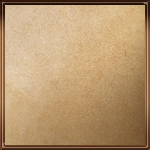
#> input picture tools/image-workshop/mob template.png, 150 x 150 px; its folder holds only this picture in this run
$ python -i add_character.py   (imports and definitions only)
#> lines starting #> are read from the running program, lines starting #| are printed output that depends on the picture
#> further down, picture is the input picture: PIL image 150x150 RGB; mean R, G, B 183, 150.7, 111.2
#> in to_sepia, `a = img.split()[3]`: a: PIL image 150x150 L; every value is 255
# -*- coding: utf-8 -*-
"""
잭오나인테일즈(Jack O Nine Tails) 캐릭터 일러스트 추가 도구
=====================================================
무작위 노예 풀에 캐릭터 한 명을 통째로 추가한다.

한 번 "추가하기"를 누르면 아래를 전부 자동으로 처리한다.
  1) 전신 이미지  -> content/pic/girls/full/<번호>_<머리색>_<길이>_<나이>.png
  2) 얼굴(원본)   -> content/pic/girls/face/<같은이름>.png
  3) 얼굴 흑백     -> ..._gray.png   (자동 생성)
  4) 얼굴 세피아   -> ..._sepia.png  (자동 생성)
  5) 등록 데이터   -> json/slaves/<ID>.json
  6) 생성 범위     -> json/slave_index.json 의 <나이>_last 값 +1

Python 3 + Pillow(PIL) 필요. tkinter 는 파이썬 기본 포함.
이 파일은 game/picture_modding/ 안에 두고 실행하면 게임 경로를 자동으로 찾는다.
"""

import os
import re
import json
import shutil
import traceback
import io
import tempfile

from PIL import Image, ImageOps

# ---------------------------------------------------------------------------
# 상수 / 게임 규칙
# ---------------------------------------------------------------------------

HAIR_COLORS = ["black", "blond", "blue", "brown", "green", "pink", "purple", "red", "white"]
HAIR_LENGTHS = ["long", "short"]

# 나이 분류 -> (파일명 접미사, seed_age 코드, ID 밴드 시작번호, slave_index 키)
AGE_INFO = {
    "loli":  {"suffix": "loli",  "seed_age": 1, "band_first": 1,    "index_key": "loli_last"},
    "young": {"suffix": "young", "seed_age": 0, "band_first": 1001, "index_key": "young_last"},
    "milf":  {"suffix": "milf",  "seed_age": 2, "band_first": 2001, "index_key": "milf_last"},
}

# 조수(assistant) 대체 외형 슬롯: (json 필드, 라벨, girls/full 아래 하위폴더)
# 게임에서 조수 스탯 화면의 '외형' 버튼(알몸/하녀/도미나/비서)으로 전환된다.
OUTFITS = [
    ("fullmade", "하녀", "cloth"),
    ("fullmistress", "도미나", "mistress"),
    ("fullsecretary", "비서", "secretary"),
]

BOOBS_SIZES = ["0", "1", "2", "3", "4", "5"]
BOOBS_IMGS = ["boobs_A", "boobs_B", "boobs_BB", "boobs_C", "boobs_CC", "boobs_D",
              "boobs_DD", "boobs_E", "boobs_EE", "boobs_F", "boobs_FF", "boobs_G", "boobs_H"]
PUSSY_IMGS = ["pussy_l1", "pussy_l2", "pussy_l3", "pussy_m1", "pussy_m2", "pussy_m3",
              "pussy_g1", "pussy_g2", "pussy_g3"]

# 기존 이미지 표준 규격
FULL_SIZE = (795, 596)
FACE_SIZE = (151, 150)


# ---------------------------------------------------------------------------
# 경로 처리
# ---------------------------------------------------------------------------

# [11 lines left out: function find_game_root, not called in this run]


def _looks_like_game_root(path):
    return (os.path.isdir(os.path.join(path, "content", "pic", "girls", "full"))
            and os.path.isdir(os.path.join(path, "json", "slaves")))


class GamePaths:
    # [13 lines left out: function __init__, not called in this run]

    def outfit_dir(self, sub):
        return self.outfit_dirs[sub]


# ---------------------------------------------------------------------------
# 이미지 변환 (흑백 / 세피아) - 알파(투명) 보존
# ---------------------------------------------------------------------------

# 게임 고유의 흑백 공식. game/content/pic/girls/face 의 원본/gray 쌍을 역산한 결과이며
# 표준 luminosity(0.299/0.587/0.114) 가 아니라 아래 가중치를 쓴다 (평균오차 0.58).
# convert("L", 4-튜플)  ->  L = 0.4116*R + 0.1996*G + 0.3890*B - 0.78
GRAY_MATRIX = (0.4116, 0.1996, 0.3890, -0.78)


def _clamp8(v):
    return 0 if v < 0 else (255 if v > 255 else int(round(v)))


def _game_gray_L(img_rgba):
    """RGBA -> 게임 흑백 'L' 밴드."""
    r, g, b, _ = img_rgba.split()
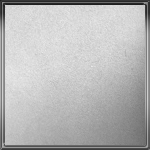
#> r: PIL image 150x150 L; min 31, max 234, mean 183
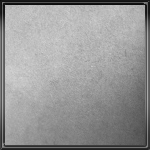
#> g: PIL image 150x150 L; min 13, max 212, mean 150.7
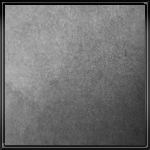
#> b: PIL image 150x150 L; min 4, max 182, mean 111.2
    return Image.merge("RGB", (r, g, b)).convert("L", GRAY_MATRIX)


# [6 lines left out: function to_grayscale, not called in this run]


# 게임 세피아 톤. 위 흑백값 gray 에 대해 (원본 gray/sepia 13.5만 픽셀 최소자승):
#   sepia_R = 1.0071*gray + 11.66   sepia_G = 0.9986*gray - 0.72   sepia_B = 0.9806*gray - 29.34
def to_sepia(img):
    """밝기 -> 세피아 톤. 알파 유지. 게임 기존 세피아와 동일한 곡선."""
    img = img.convert("RGBA")
    a = img.split()[3]
    gray = _game_gray_L(img)
    rr = gray.point(lambda v: _clamp8(1.0071 * v + 11.66))
    gg = gray.point(lambda v: _clamp8(0.9986 * v - 0.72))
    bb = gray.point(lambda v: _clamp8(0.9806 * v - 29.34))
    return Image.merge("RGBA", (rr, gg, bb, a))
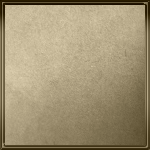
#> returned value: PIL image 150x150 RGBA; mean R, G, B, A 160.7, 146.9, 115.9, 255


# [5 lines left out: function load_and_maybe_resize, not called in this run]


# ---------------------------------------------------------------------------
# 누끼(배경 제거) - rembg 가 설치돼 있으면 사용. 애니 전용 모델 isnet-anime.
# ---------------------------------------------------------------------------

_rembg_session = None
_rembg_failed = False


# [37 lines left out: functions rembg_available, remove_bg, compose_full, not called in this run]


# ---------------------------------------------------------------------------
# ID 계산
# ---------------------------------------------------------------------------

def read_index(paths):
    with open(paths.index_file, "r", encoding="utf-8-sig") as f:
        return json.load(f)


# [14 lines left out: function registry_next_id, not called in this run]


UNIQUE_ID_FIRST = 2626   # 고유 캐릭터 자동 번호 시작 (랜덤 풀 밖, 기존 고유 캐릭터 2571~2625 이후)
UNIQUE_ID_LAST = 3000


def clean_unique_slug(text):
    """JSON 파일명에 붙일 영문 이름. 영문·숫자·밑줄·하이픈만 남긴다."""
    return re.sub(r"[^A-Za-z0-9_-]+", "", (text or "").strip().replace(" ", "_"))


STORY_FIELDS = [("world", "seed_world_description", "배경 이야기(세계·과거)"),
                ("family", "seed_family_description", "가족"),
                ("occupation", "seed_occupation_description", "직업·경력")]
STORY_MARK = "<!-- #nwtx -->"


# [76 lines left out: functions story_to_display, story_from_display, apply_story, plan_unique_id, pool_range_warning, free_file_prefix and 1 more, not called in this run]


# ---------------------------------------------------------------------------
# 외형(하녀/도미나/비서) 이미지 저장 + 기존 캐릭터 수정
# ---------------------------------------------------------------------------

OUTFIT_FIELD_TO_SUB = {field: sub for field, _lbl, sub in OUTFITS}
OUTFIT_LABELS = {field: lbl for field, lbl, _sub in OUTFITS}


# [171 lines left out: functions save_outfit_image, _character_json_matches, read_slave, slave_base_name, scan_characters, add_outfits_to_existing and 6 more, not called in this run]


def replace_face(paths, sid, src, resize_face=True, log=print):
    """얼굴 3종을 각각의 JSON 참조 경로에 저장한다."""
    return save_existing_character(paths, sid, face_image=src, resize_face=resize_face, log=log)


# [443 lines left out: functions _load_rgba, _png_bytes, _write_files_together, save_existing_character, remove_outfit, _band_json_ids and 3 more, not called in this run]


# ---------------------------------------------------------------------------
# 슬롯(기본·타이틀·복장) 저장 규칙 · 이미지 공유 · 복제   (2026-11-10)
# 폴더 규칙은 docs/modding/IMAGE_NAMING_RULES_KO.md (사용자 확정 2026-11-09)를 따른다.
# ---------------------------------------------------------------------------

import copy

# (슬롯, 라벨, 가능한 JSON 필드(옛 필드 먼저), 역할 이름)
SLOTS = [
    ("base", "기본(알몸)", ("fullimage", "indpack_naked"), "naked"),
    ("title", "타이틀(옷 입은 모습)", ("indpack_title",), "title"),
    ("maid", "하녀", ("fullmade", "indpack_maid"), "maid"),
    ("secr", "비서", ("fullsecretary", "indpack_secr"), "secr"),
    ("dom", "도미나", ("fullmistress", "indpack_dom"), "dom"),
]
SLOT_LABELS = {key: label for key, label, _f, _r in SLOTS}
SLOT_FIELDS = {key: fields for key, _l, fields, _r in SLOTS}
SLOT_ROLE = {key: role for key, _l, _f, role in SLOTS}
IMAGE_FIELDS = ("fullimage", "fullmade", "fullmistress", "fullsecretary", "seed_ava", "seed_ava_gray",
                "seed_ava_clear", "indpack_maid", "indpack_secr", "indpack_dom", "indpack_naked", "indpack_title")
OUTFIT_SUBFOLDER = {"maid": "cloth", "secr": "secretary", "dom": "mistress"}
CHARACTERS_DIR_NAME = "characters"


# [23 lines left out: functions is_dedicated, _norm_ref, character_image_references, not called in this run]


def _image_path_key(paths, reference):
    """같은 실제 파일을 가리키는 표기 차이는 삭제 판단에서 하나로 취급한다."""
    return os.path.normcase(_abs_from_gamepath(paths.root, reference))


# [384 lines left out: functions build_ref_index, shared_image_users, slot_reference, shared_appearance_data, slot_default_target, rule_warning and 5 more, not called in this run]


# ---------------------------------------------------------------------------
# GUI
# ---------------------------------------------------------------------------

class CharacterEditor:
    """Load the shared one-window interface without importing Tk for CLI helpers."""
    # [15 lines left out: functions __new__, run_gui, not called in this run]


# [5 lines not run here, left out]

>>> from PIL import Image
>>> picture = Image.open('../image-workshop/mob template.png')
>>> result = to_sepia(picture)
